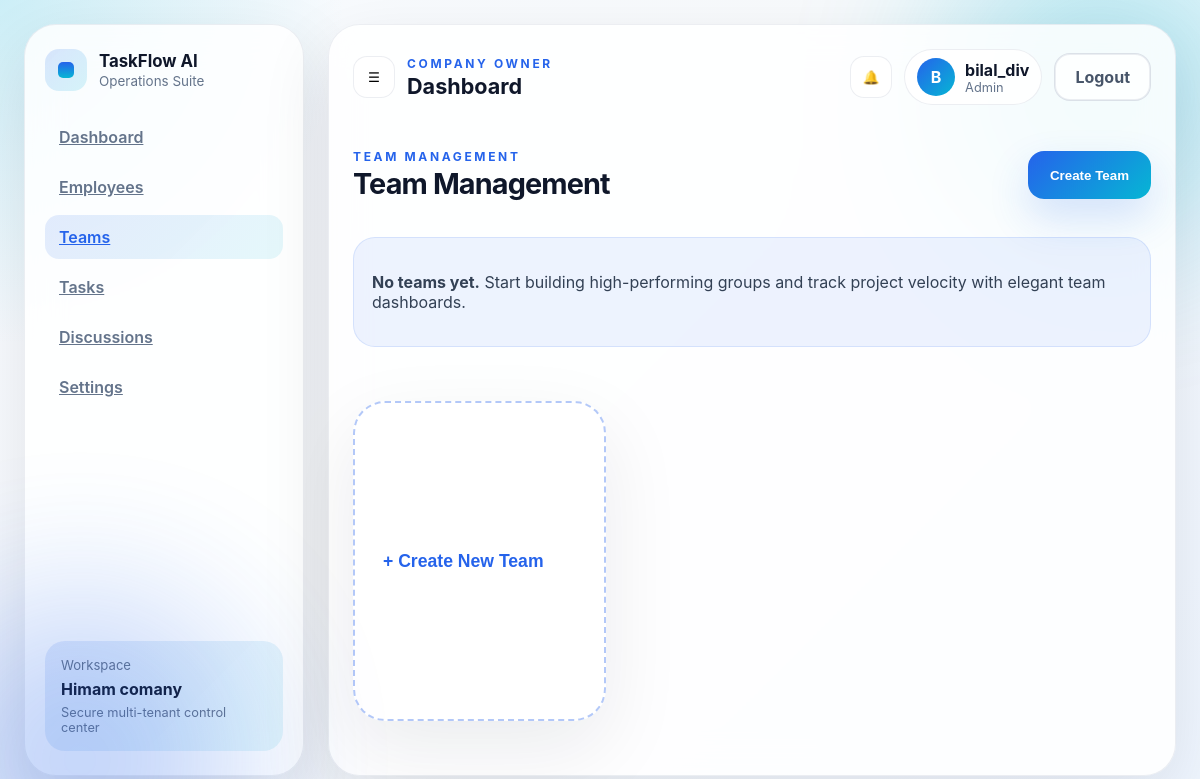
Before: /dashboard/teams/ (signed in) with the older database file.
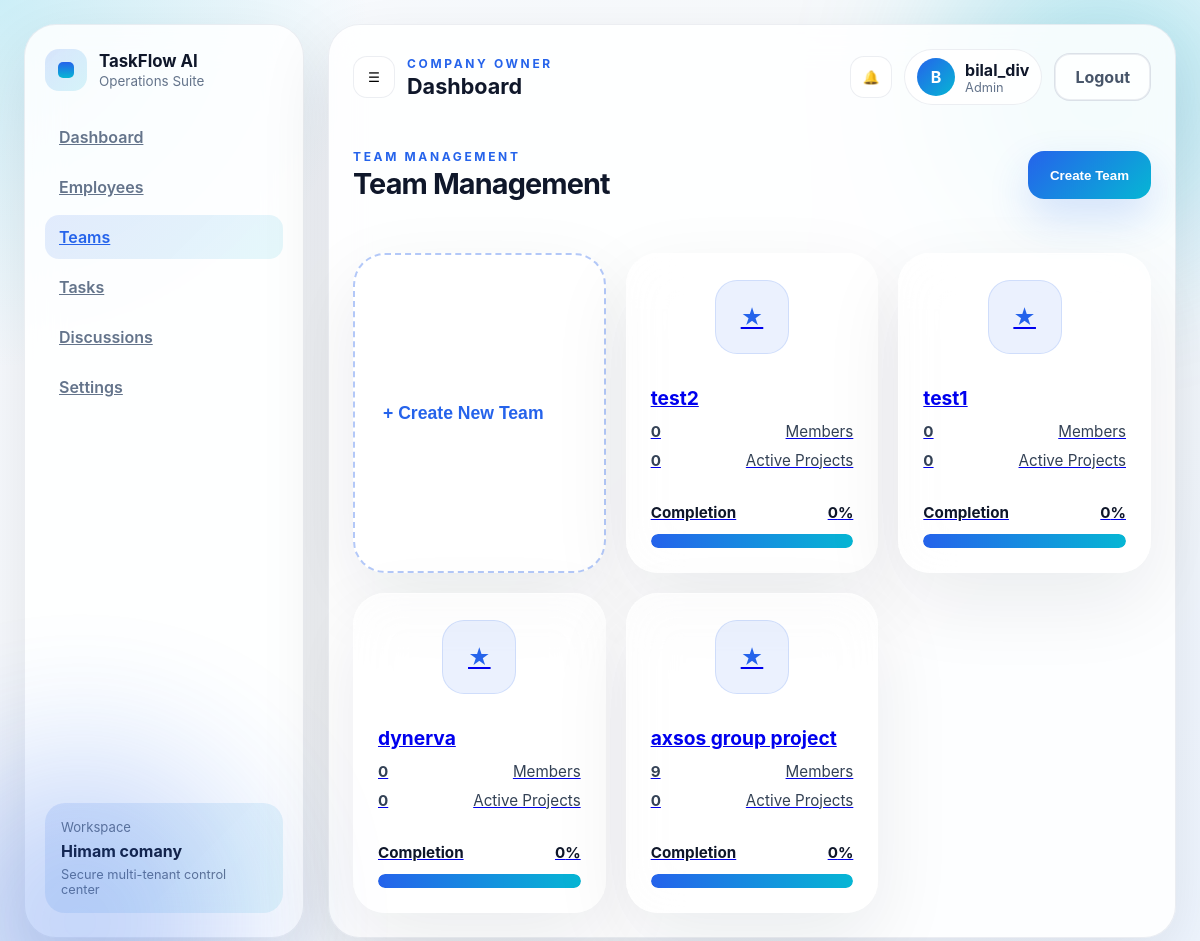
After: the same page with the newer database file.
### companies/models.py (models this page shows, shortened)
class Team(models.Model):
    name = models.CharField(max_length=255)
    company = models.ForeignKey(
        Company,
        on_delete=models.CASCADE,
        related_name='teams',
    )
    team_leader = models.ForeignKey(
        User,
        on_delete=models.SET_NULL,
        null=True,
        blank=True,
        related_name='led_teams',
    )
    members = models.ManyToManyField(
        User,
        through='TeamMembership',
        related_name='teams',
        blank=True,
    )
    created_at = models.DateTimeField(auto_now_add=True)
    class Meta:
        ordering = ['-created_at']

### dashboard/views.py (the view)
# urls.py: path('teams/', views.TeamsListView.as_view(), name='teams'),
class TeamsListView(LoginRequiredMixin, ListView):
    model = Team
    template_name = 'dashboard/teams.html'
    context_object_name = 'teams'
    login_url = 'accounts:login'
    def dispatch(self, request, *args, **kwargs):
        if not getattr(request.user, 'owned_company', None) and not getattr(request.user, 'company', None):
            return redirect('accounts:profile')
        return super().dispatch(request, *args, **kwargs)
    def get_queryset(self):
        company = getattr(self.request.user, 'owned_company', None) or getattr(self.request.user, 'company', None)
        if not company:
            return Team.objects.none()
        return (
            Team.objects.filter(company=company)
            .select_related('company', 'team_leader')
            .prefetch_related('members')
            .annotate(
                member_count=Count('members', distinct=True),
                active_projects_count=Value(0, output_field=IntegerField()),
            )
            .order_by('-created_at')
        )
    def get_context_data(self, **kwargs):
        context = super().get_context_data(**kwargs)
        company = getattr(self.request.user, 'owned_company', None) or getattr(self.request.user, 'company', None)
        form = kwargs.pop('form', None)
        if form is None:
            form = TeamNameForm()
        context.update({
            'company': company,
            'user': self.request.user,
            'form': form,
        })
        return context

### templates/dashboard/teams.html (shortened to what this page needs)
{% extends 'dashboard/base.html' %}
{% load static %}
{% block content %}
<section class="teams-hero">
    <div>
        <p class="eyebrow">Team Management</p>
        <h1>Team Management</h1>
    </div>
    <div class="hero-actions">
        <button type="button" class="button-primary open-create-team-modal">Create Team</button>
    </div>
</section>
{% if teams %}
<section class="teams-grid">
    <article class="create-team-card">
        <button type="button" class="open-create-team-modal">+ Create New Team</button>
    </article>
    {% for team in teams %}
    <a href="{% url 'dashboard:team_detail' pk=team.pk %}" class="team-card-link">
        <article class="team-card">
            <div class="icon-shell">★</div>
            <div>
                <h3>{{ team.name }}</h3>
                <div class="team-meta">
                    <span><strong>{{ team.members.count }}</strong> Members</span>
                    <span><strong>{{ team.active_projects_count }}</strong> Active Projects</span>
                </div>
            </div>
            <div class="progress-group">
                <div class="progress-label">
                    <span>Completion</span>
                    <span>{{ team.progress|default:0 }}%</span>
                </div>
                <div class="progress-track" aria-label="Progress bar">
                    <div class="progress-fill" data-progress="{{ team.progress|default:0 }}"></div>
                </div>
            </div>
        </article>
    </a>
    {% endfor %}
</section>
{% else %}
<div class="empty-state">
    <p><strong>No teams yet.</strong> Start building high-performing groups and track project velocity with elegant team
        dashboards.</p>
</div>
<section class="teams-grid">
    <article class="create-team-card">
        <button type="button" class="open-create-team-modal">+ Create New Team</button>
    </article>
</section>
{% endif %}
{% endblock content %}

Changed rows visible on the page:
added Team: name "test2", members.count "0", active_projects_count "0", progress "0"
added Team: name "test1", members.count "0", active_projects_count "0", progress "0"
added Team: name "dynerva", members.count "0", active_projects_count "0", progress "0"
added Team: name "axsos group project", members.count "9", active_projects_count "0", progress "0"
Other visible differences:
text no longer shown: "No teams yet. Start building high-performing groups and track project velocity with elegant team dashboards."
